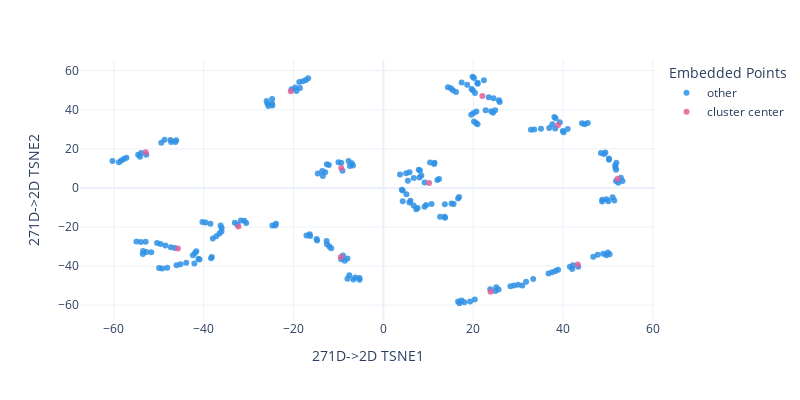

Write notebook code for a chart like this one.
### Markdown cell above
which we can now plot on top of the TSNE embedding we made earlier.

### Code cell
fig = px.scatter(x=np.transpose(embeddedDescriptorData)[0],
                 y=np.transpose(embeddedDescriptorData)[1],
                 hover_name=[s.formula for s in structList],
                 color=['cluster center' if i in clusterCenters else 'other' for i in
                        range(len(embeddedDescriptorData))],
                 opacity=0.85,
                 color_discrete_sequence=px.colors.qualitative.Dark24,
                 template='plotly_white',
                 labels={'x': f'{len(descriptorData[0])}D->2D TSNE1',
                         'y': f'{len(descriptorData[0])}D->2D TSNE2',
                         'color': f'Embedded Points'},
                 height=400,
                 width=800
                 )
fig.show()

### Figure 1 — Plotly figure (JSON) as saved in the notebook; plotly's stock layout.template omitted (floating-point values rounded to 4 significant figures; data arrays with more than 128 entries replaced by an {"elided": "..."} marker saying what was removed)
{"data": [{"hovertemplate": "<b>%{hovertext}</b><br><br>Embedded Points=other<br>271D->2D TSNE1=%{x}<br>271D->2D TSNE2=%{y}<extra></extra>", "hovertext": {"elided": "231 str values"}, "legendgroup": "other", "marker": {"color": "#2E91E5", "opacity": 0.85, "symbol": "circle"}, "mode": "markers", "name": "other", "orientation": "v", "showlegend": true, "type": "scatter", "x": {"elided": "231 float values"}, "xaxis": "x", "y": {"elided": "231 float values"}, "yaxis": "y"}, {"hovertemplate": "<b>%{hovertext}</b><br><br>Embedded Points=cluster center<br>271D->2D TSNE1=%{x}<br>271D->2D TSNE2=%{y}<extra></extra>", "hovertext": ["Cr20 Fe10", "Cr16 Fe10 Ni4", "Fe10 Ni20", "Cr8 Fe20 Ni2", "Cr8 Fe10 Ni12", "Cr10 Fe20", "Cr22 Ni8", "Cr16 Fe4 Ni10", "Cr4 Fe10 Ni16", "Fe20 Ni10", "Cr8 Fe12 Ni10", "Cr8 Ni22"], "legendgroup": "cluster center", "marker": {"color": "#E15F99", "opacity": 0.85, "symbol": "circle"}, "mode": "markers", "name": "cluster center", "orientation": "v", "showlegend": true, "type": "scatter", "x": [-52.9, 38.89, 23.86, 10.18, -45.73, -20.6, 52.12, 22.04, -32.27, 43.25, -9.371, -9.47], "xaxis": "x", "y": [18.23, 32.21, -53.14, 2.497, -30.97, 49.49, 4.714, 47.06, -19.68, -39.15, 10.18, -35.38], "yaxis": "y"}], "layout": {"height": 400, "legend": {"title": {"text": "Embedded Points"}, "tracegroupgap": 0}, "margin": {"t": 60}, "width": 800, "xaxis": {"anchor": "y", "domain": [0, 1], "title": {"text": "271D->2D TSNE1"}}, "yaxis": {"anchor": "x", "domain": [0, 1], "title": {"text": "271D->2D TSNE2"}}}}
